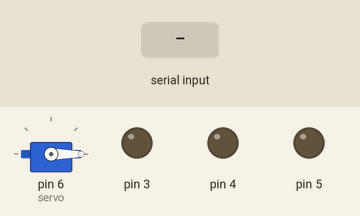
Simulated run of this sketch. Board: Arduino Uno, built with avr-gcc and run on an emulated ATmega328P. Shown: servo, output pins drawn as LEDs (lit = HIGH). The inputs (shaded band) are chosen by the test bench.

Above: at 1.2 s.
1.3 s: "1" received over Serial
At 2.3 s:
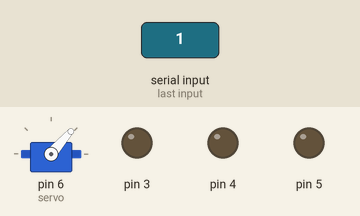
2.8 s: byte 182 (182) received over Serial
At 3.5 s:
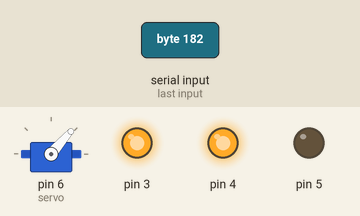
4.3 s: byte 181 (181) received over Serial
At 4.6 s:
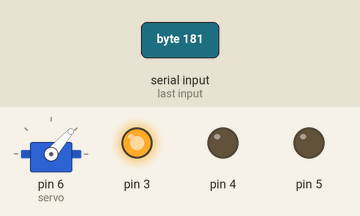
5.8 s: byte 183 (183) received over Serial
At 6.9 s:
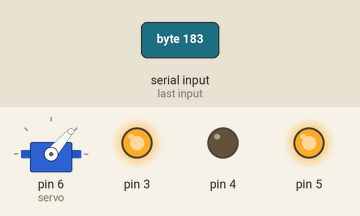
7.3 s: "0" received over Serial
At 8.1 s:
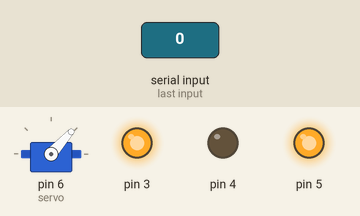
Timing chart, 0 to 9.8 s (numbered marks = the images above; inputs shaded):
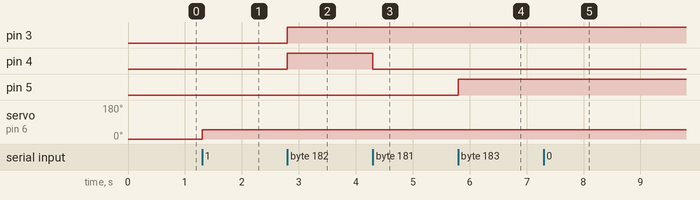

Measured:
- after the input at 1.3 s, servo on pin 6 (servo): 0° → 49° at once
- after the input at 2.8 s, pin 3, pin 4: LOW → HIGH at once
- after the input at 4.3 s, pin 4: HIGH → LOW at once
- after the input at 5.8 s, pin 5: LOW → HIGH at once
- after the input at 7.3 s, servo on pin 6 (servo): 49° → 48° at once

The sketch:

sketch_apr1b.ino
```cpp
/*
 * arduino hc-05 slave code for remote control car
 * hc-05車子
 */

 #include <Servo.h>
 Servo servo;
 boolean motor_1 = false;
 boolean motor_2 = false;
 int pos;

 void setup() {
   Serial.begin(9600); //hc-05傳輸用(對應AT command設定)
   servo.attach(6);    // 轉向用的伺服馬達
   pinMode(3, OUTPUT); // L298N的[ENA或ENB]的轉速控制腳位
   pinMode(4, OUTPUT);
   pinMode(5, OUTPUT);
 }

 void loop() {
   if(Serial.available() > 0){
     int state = Serial.read();  // state作為讀取遙控器送來的資料

     if(state >= 0 && state <= 180){  // 轉向用的伺服馬達的讀取數值
       pos = state;
     }
     if(state == 182){
       motor_1 = true;
       motor_2 = false;
       analogWrite(3, 255);    //轉速控制範圍=> 0 ~ 255
     }
     if(state == 181){
       motor_1 = false;
       motor_2 = false;
     }
     if(state == 183){
       motor_1 = false;
       motor_2 = true;
       analogWrite(3, 255);
     }
   }
  digitalWrite(4, motor_1);
  digitalWrite(5, motor_2);
  servo.write(pos);
 }
```
